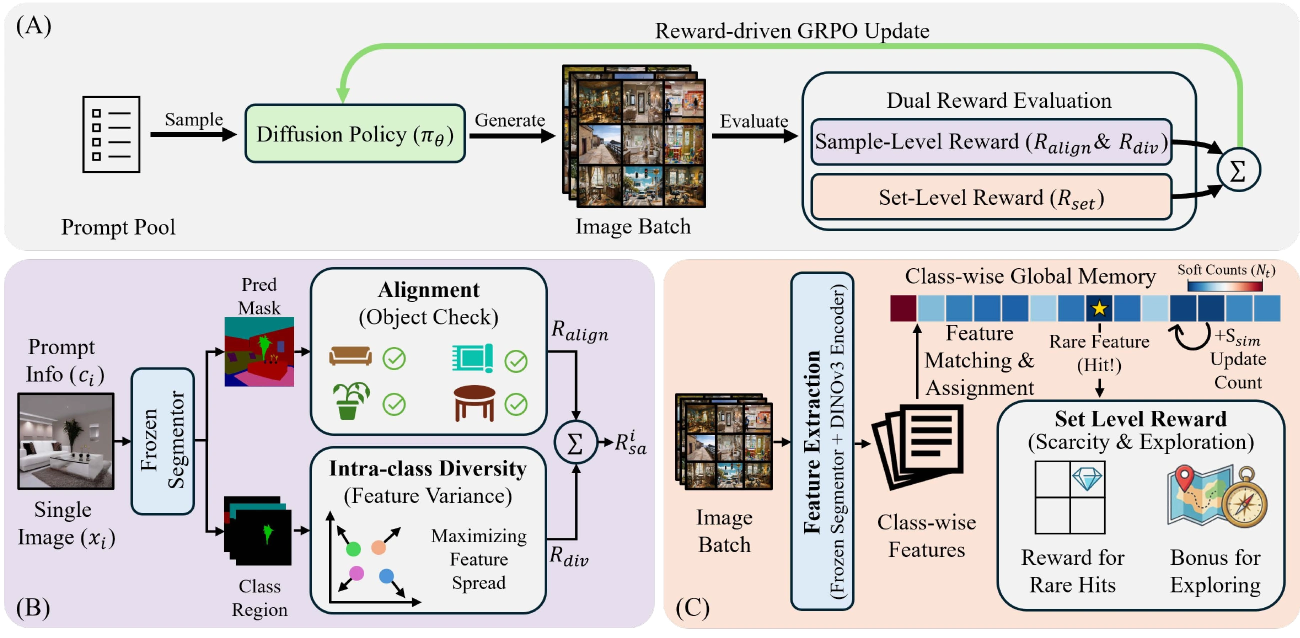
#> input picture images/S2RL.png, 2600 x 1275 px (shown at 1/2 size); its folder holds only this picture in this run
$ python optimize_images.py
#> lines starting #> are read from the running program, lines starting #| are printed output that depends on the picture
"""Generate responsive WebP derivatives; retain full-resolution PNG originals."""
import json
from pathlib import Path
from PIL import Image

ROOT = Path(__file__).resolve().parents[1]
NAMES = ("S2RL", "JoDiffusion", "SRA", "PFD", "lbGen", "AdaptAnything", "GEL")


def main():
    metadata = {}
    output = ROOT / "images" / "publications"
    output.mkdir(exist_ok=True)
    for name in NAMES:
        with Image.open(ROOT / "images" / f"{name}.png") as original:
#> original is the input picture: PIL image 2600x1275 RGB; mean R, G, B 213.3, 210, 210
            metadata[name] = {}
            for width in (500, 1000):
                image = original.copy()
                image.thumbnail((width, 10000), Image.Resampling.LANCZOS)
                image.save(output / f"{name}-{width}.webp", "WEBP", quality=88, method=6)
                if width == 1000:
                    metadata[name] = {"width": image.width, "height": image.height}
#> this loop made 2 passes
#> pass 1, in main, `image.save(output / f"{name}-{width}.webp", "WEBP", quality=88, method..`:
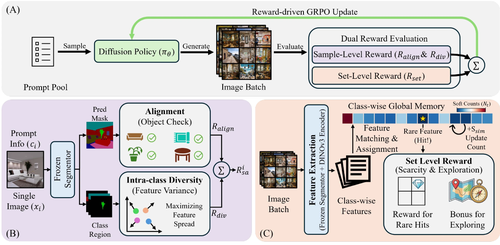
#> saved as S2RL-500.webp: PIL image 500x245 RGB; mean R, G, B 213.1, 210, 210
#> pass 2, in main, `image.save(output / f"{name}-{width}.webp", "WEBP", quality=88, method..`:
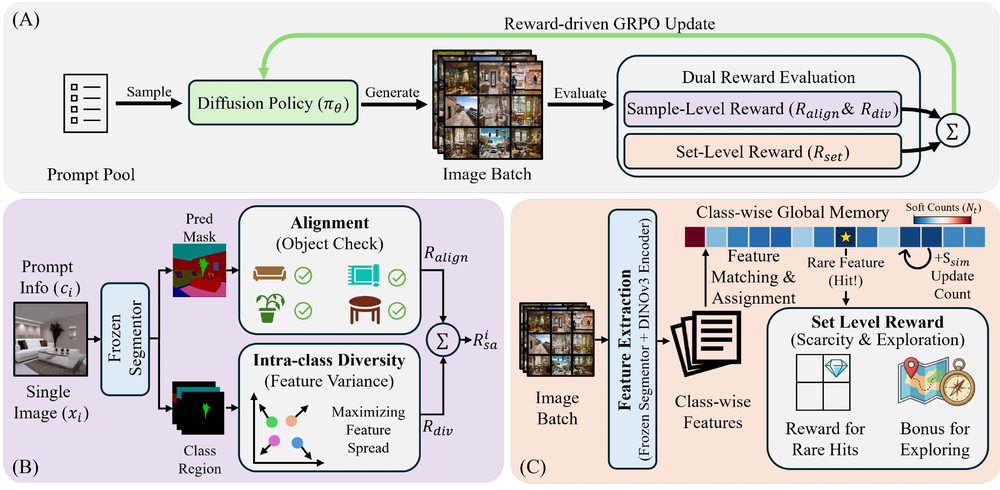
#> saved as S2RL-1000.webp: PIL image 1000x490 RGB; mean R, G, B 213.4, 210.1, 210.1
#> after the loop, metadata = 1 item
    with Image.open(ROOT / "images" / "android-chrome-512x512.png") as image:
        image.thumbnail((350, 350), Image.Resampling.LANCZOS)
        image.save(ROOT / "images" / "avatar.webp", "WEBP", quality=90, method=6)
    # JSON is valid YAML and is also directly readable by Jekyll.
    (ROOT / "_data" / "paper_images.json").write_text(json.dumps(metadata, indent=2) + "\n")
    print(f"Generated {len(NAMES)} responsive paper images and an avatar.")


if __name__ == "__main__":
#> (the run stopped early here; a loop or call above may not have finished)
